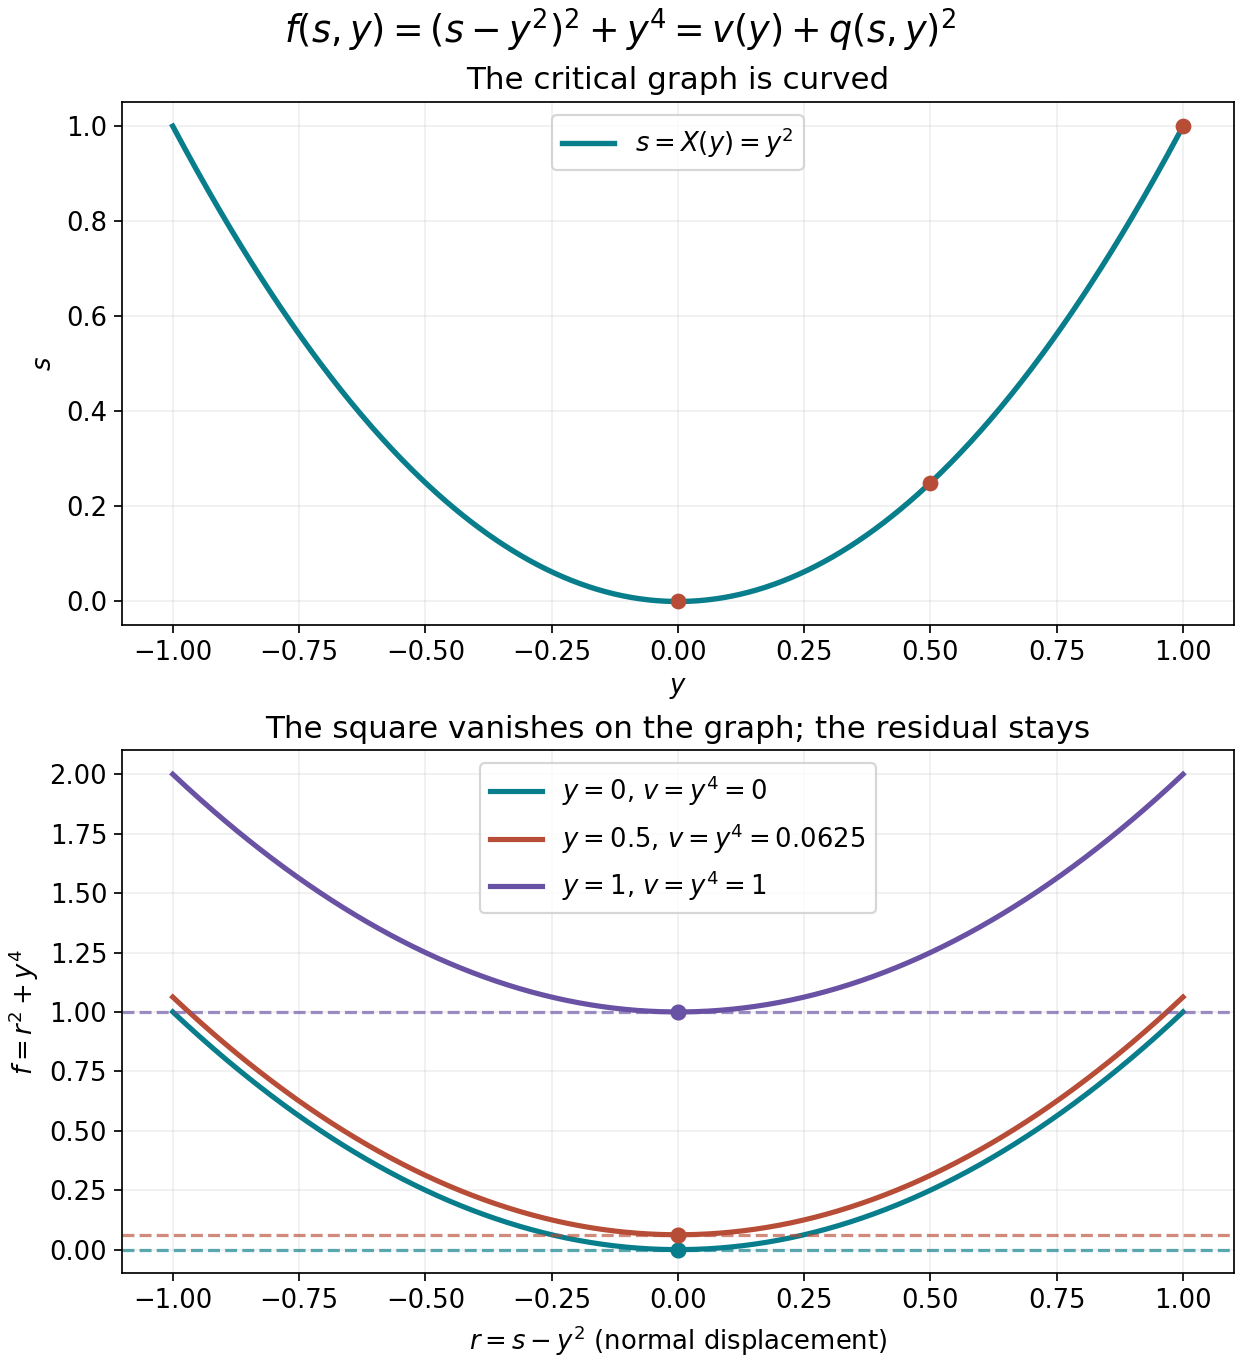

The script that drew this image:
"""CC0 figure for SP8. Coordinates are exact; displayed curves are sampled."""
from pathlib import Path
import numpy as np
import matplotlib
matplotlib.use('Agg')
import matplotlib.pyplot as plt
plt.rcParams.update({'font.family':'DejaVu Sans','font.size':12,'svg.fonttype':'path'})
fig,axs=plt.subplots(2,1,figsize=(8,8.8),constrained_layout=True)
y=np.linspace(-1,1,601)
axs[0].plot(y,y*y,color='#087d8b',lw=2.5,label=r'$s=X(y)=y^2$')
for yy in [0,.5,1]:
 axs[0].scatter([yy],[yy*yy],s=40,color='#b74d37',zorder=3)
axs[0].set(xlabel=r'$y$',ylabel=r'$s$',title='The critical graph is curved')
axs[0].legend(loc='upper center');axs[0].grid(alpha=.2)
r=np.linspace(-1,1,601)
for yy,c in [(0,'#087d8b'),(.5,'#b74d37'),(1,'#6952a3')]:
 axs[1].plot(r,r*r+yy**4,color=c,lw=2.4,label=rf'$y={yy:g}$, $v=y^4={yy**4:g}$')
 axs[1].axhline(yy**4,color=c,ls='--',alpha=.65)
 axs[1].scatter([0],[yy**4],color=c,s=42,zorder=4)
axs[1].set(xlabel=r'$r=s-y^2$ (normal displacement)',ylabel=r'$f=r^2+y^4$',
 title='The square vanishes on the graph; the residual stays')
axs[1].legend(loc='upper center');axs[1].grid(alpha=.2)
fig.suptitle(r'$f(s,y)=(s-y^2)^2+y^4=v(y)+q(s,y)^2$',fontsize=17)
for ext in ['png','svg']:fig.savefig(Path(__file__).with_suffix('.'+ext),dpi=155)
